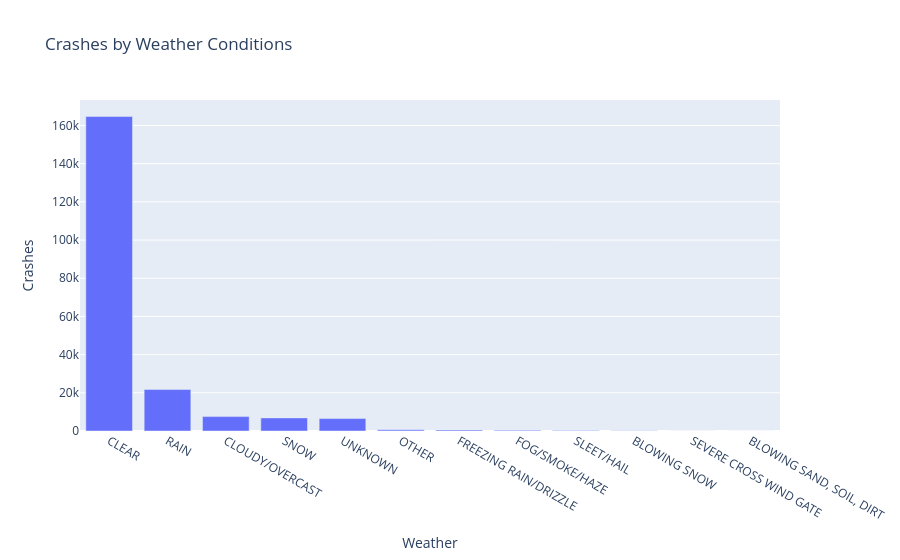

The code cell stored with this chart in its notebook:
### Code cell
weather=df["weather_condition"].value_counts().reset_index()
weather.columns=["Weather","Crashes"]
fig=px.bar(
    weather,
    x="Weather",
    y="Crashes",
    title="Crashes by Weather Conditions"
)
fig.show()

### Figure 1 — Plotly figure (JSON) as saved in the notebook; plotly's stock layout.template omitted (floating-point values rounded to 4 significant figures)
{"data": [{"hovertemplate": "Weather=%{x}<br>Crashes=%{y}<extra></extra>", "legendgroup": "", "marker": {"color": "#636efa", "pattern": {"shape": ""}}, "name": "", "orientation": "v", "showlegend": false, "textposition": "auto", "type": "bar", "x": ["CLEAR", "RAIN", "CLOUDY/OVERCAST", "SNOW", "UNKNOWN", "OTHER", "FREEZING RAIN/DRIZZLE", "FOG/SMOKE/HAZE", "SLEET/HAIL", "BLOWING SNOW", "SEVERE CROSS WIND GATE", "BLOWING SAND, SOIL, DIRT"], "xaxis": "x", "y": [164673, 21702, 7532, 6869, 6534, 627, 510, 360, 308, 127, 32, 1], "yaxis": "y"}], "layout": {"barmode": "relative", "legend": {"tracegroupgap": 0}, "title": {"text": "Crashes by Weather Conditions"}, "xaxis": {"anchor": "y", "domain": [0, 1], "title": {"text": "Weather"}}, "yaxis": {"anchor": "x", "domain": [0, 1], "title": {"text": "Crashes"}}}}
